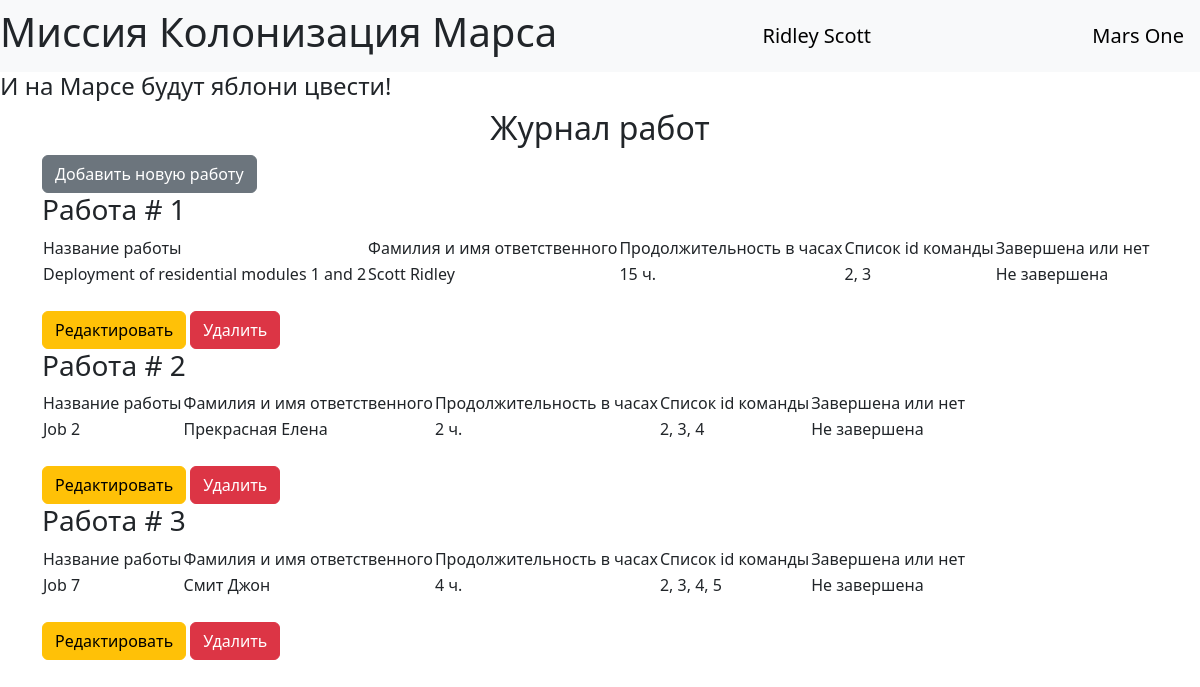
The page / (signed in) on the database its author committed.
### data/users.py (models this page shows, shortened)
class User(SqlAlchemyBase, UserMixin, SerializerMixin):
    __tablename__ = 'users'
    id = sqlalchemy.Column(sqlalchemy.Integer,
                           primary_key=True, autoincrement=True)
    surname = sqlalchemy.Column(sqlalchemy.String, nullable=True)
    name = sqlalchemy.Column(sqlalchemy.String, nullable=True)
    age = sqlalchemy.Column(sqlalchemy.Integer, nullable=True)
    position = sqlalchemy.Column(sqlalchemy.String, nullable=True)
    speciality = sqlalchemy.Column(sqlalchemy.String, nullable=True)
    address = sqlalchemy.Column(sqlalchemy.String, nullable=True)
    email = sqlalchemy.Column(sqlalchemy.String,
                              unique=True, nullable=True)
    hashed_password = sqlalchemy.Column(sqlalchemy.String, nullable=True)
    modified_date = sqlalchemy.Column(sqlalchemy.DateTime,
                                      default=datetime.datetime.now)
    jobs = orm.relationship("Jobs", back_populates='user')

### data/jobs.py (models this page shows)
class Jobs(SqlAlchemyBase, SerializerMixin):
    __tablename__ = 'jobs'
    id = sqlalchemy.Column(sqlalchemy.Integer,
                           primary_key=True, autoincrement=True)
    team_leader = sqlalchemy.Column(sqlalchemy.Integer,
                                    sqlalchemy.ForeignKey("users.id"))
    job = sqlalchemy.Column(sqlalchemy.String, nullable=True)
    work_size = sqlalchemy.Column(sqlalchemy.Integer, nullable=True)
    collaborators = sqlalchemy.Column(sqlalchemy.String, nullable=True)
    start_date = sqlalchemy.Column(sqlalchemy.DateTime,
                                   default=datetime.datetime.now)
    end_date = sqlalchemy.Column(sqlalchemy.DateTime,
                                 default=datetime.datetime.now)
    is_finished = sqlalchemy.Column(sqlalchemy.Boolean, default=True)
    user = orm.relationship('User')

### main.py (the view)
@app.route("/")
def index():
    db_sess = db_session.create_session()
    jobs = db_sess.query(Jobs).all()
    names = dict()
    for job in jobs:
        user = db_sess.query(User).filter(User.id == job.team_leader).first()
        names[job.team_leader] = user.surname + ' ' + user.name
    return render_template("index.html", jobs=jobs, names=names, title="Марсиане")

### data/db_session.py (called while the page is built)
def create_session() -> Session:
    global __factory
    return __factory()

### main.py (called while the page is built)
@login_manager.user_loader
def load_user(user_id):
    db_sess = db_session.create_session()
    return db_sess.query(User).get(user_id)

### templates/index.html
{% extends "base.html" %}
{% block content %}
<h2>Журнал работ</h2>
{% if current_user.is_authenticated %}
<a href="/addjob" class="btn btn-secondary">Добавить новую работу</a>
{% endif %}
{% for job in jobs %}
<h3>Работа # {{ job.id }}</h3>
<div class="table_container">
    <table class="my_table">
        <tr class="my_row">
            <td class="title">Название работы</td>
            <td class="title">Фамилия и имя ответственного</td>
            <td class="title">Продолжительность в часах</td>
            <td class="title">Список id команды</td>
            <td class="title">Завершена или нет</td>
        </tr>
        <tr class="my_row">
            <td class="ordinary">{{ job.job.capitalize() }}</td>
            <td class="ordinary">{{ names[job.team_leader] }}</td>
            <td class="ordinary">{{ job.work_size }} ч.</td>
            <td class="ordinary">{{ job.collaborators }}</td>
            {% if job.is_finished %}
            <td class="ordinary">Завершена</td>
            {% else %}
            <td class="ordinary">Не завершена</td>
            {% endif %}
        </tr>
    </table>
</div>
<br>
{% if current_user.is_authenticated and current_user.id == job.team_leader or current_user.id == 1  %}
<div>
    <a href="/jobs/{{ job.id }}" class="btn btn-warning">Редактировать</a>
    <a href="/job_delete/{{ job.id }}" class="btn btn-danger">Удалить</a>
</div>
{% endif %}
{% endfor %}
{% endblock %}

### templates/base.html (shortened to what this page needs)
<!doctype html>
<html lang="en">
<head>
    <link href="https://cdn.jsdelivr.net/npm/bootstrap@5.3.3/dist/css/bootstrap.min.css"
          rel="stylesheet"
>
    <link rel="stylesheet" type="text/css" href="../static/css/style.css"/>
</head>
<body>
<header>
    <nav class="navbar navbar-light bg-light">
        <h1>Миссия Колонизация Марса</h1>
        {% if current_user.is_authenticated %}
        <a class="navbar-brand" href="/logout">{{ current_user.name }} {{ current_user.surname }}</a>
        {% else %}
        <p>
            <a class="btn btn-primary " href="/register">Зарегистрироваться</a>
            <a class="btn btn-success" href="/login">Войти</a>
        </p>
        {% endif %}
        <a class="navbar-brand" href="#">Mars One</a>
    </nav>
    <h4>И на Марсе будут яблони цвести!</h4>
</header>
<main role="main" class="container">
    {% block content %}{% endblock %}
</main>
</body>
</html>

### static/css/style.css (style rules this page uses)
h1 { text-align: center; }
h2 { text-align: center; }

### rows shown on the page
User: name "Ridley", surname "Scott"
Jobs: id "1", job "Deployment of residential modules 1 and 2", team_leader "Scott Ridley", work_size "15", collaborators "2, 3", is_finished "Не завершена"
Jobs: id "2", job "Job 2", team_leader "Прекрасная Елена", work_size "2", collaborators "2, 3, 4", is_finished "Не завершена"
Jobs: id "3", job "Job 7", team_leader "Смит Джон", work_size "4", collaborators "2, 3, 4, 5", is_finished "Не завершена"
